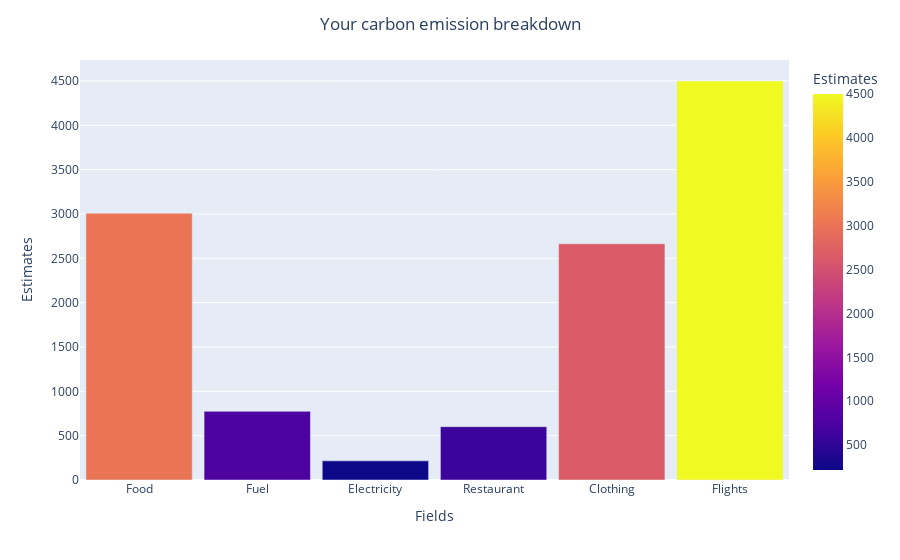

The notebook cell this image was saved under:
### Code cell
import plotly.express as px

fig1_bio = px.bar(new, x="Fields", y="Estimates",color="Estimates")   
fig1_bio.update_layout(bargap=0.1, title_text ="Your carbon emission breakdown", title_x=0.5,legend_title_text='Categories')

### Figure 1 — Plotly figure (JSON) as saved in the notebook; plotly's stock layout.template omitted (floating-point values rounded to 4 significant figures)
{"data": [{"alignmentgroup": "True", "hovertemplate": "Fields=%{x}<br>Estimates=%{marker.color}<extra></extra>", "legendgroup": "", "marker": {"color": [3008.0, 774.1, 216, 602.0, 2664.0, 4500.0], "coloraxis": "coloraxis", "pattern": {"shape": ""}}, "name": "", "offsetgroup": "", "orientation": "v", "showlegend": false, "textposition": "auto", "type": "bar", "x": ["Food", "Fuel", "Electricity", "Restaurant", "Clothing", "Flights"], "xaxis": "x", "y": [3008.0, 774.1, 216, 602.0, 2664.0, 4500.0], "yaxis": "y"}], "layout": {"bargap": 0.1, "barmode": "relative", "coloraxis": {"colorbar": {"title": {"text": "Estimates"}}, "colorscale": [[0, "#0d0887"], [0.1111, "#46039f"], [0.2222, "#7201a8"], [0.3333, "#9c179e"], [0.4444, "#bd3786"], [0.5556, "#d8576b"], [0.6667, "#ed7953"], [0.7778, "#fb9f3a"], [0.8889, "#fdca26"], [1, "#f0f921"]]}, "legend": {"title": {"text": "Categories"}, "tracegroupgap": 0}, "margin": {"t": 60}, "title": {"text": "Your carbon emission breakdown", "x": 0.5}, "xaxis": {"anchor": "y", "domain": [0, 1], "title": {"text": "Fields"}}, "yaxis": {"anchor": "x", "domain": [0, 1], "title": {"text": "Estimates"}}}}
